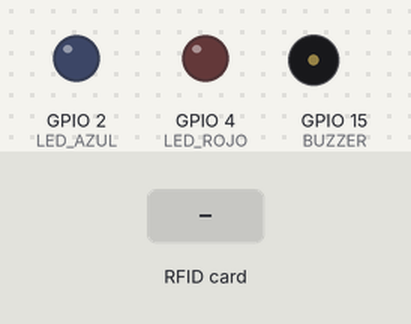
The sketch below on a simulated ESP32. Shown: output pins drawn as LEDs (lit = HIGH), buzzer (waves = sounding). The inputs (shaded band) are chosen by the test bench. WiFi joins after 1.5 s; servers stay silent unless stated; what the sketch prints to the serial monitor is not drawn.

Above: at 2.7 s.
2.8 s: RFID card 5E 7A 19 C4 held to the reader
At 3.2 s:
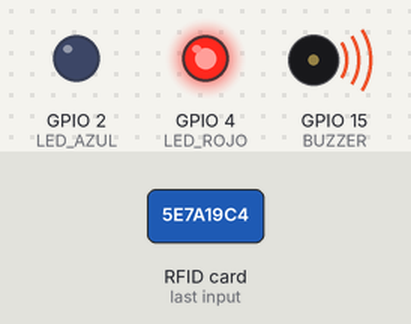
At 3.9 s:
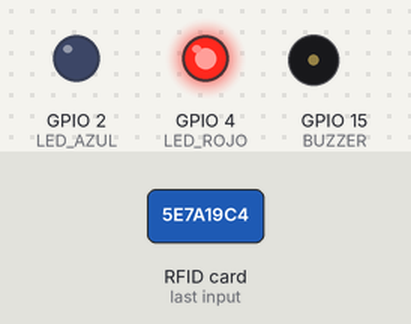
5.8 s: RFID card 42 21 29 07 held to the reader
At 6.8 s:
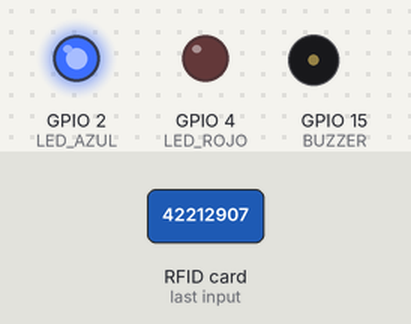
Timing chart, 0 to 9.3 s (numbered marks = the images above; inputs shaded):
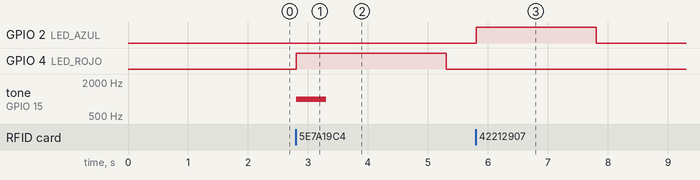

The sketch:

rfid3.ino
```cpp
#include <Wire.h>
#include <Adafruit_PN532.h>
#include <WiFi.h>
#include <UbidotsEsp32Mqtt.h>

#define SDA_PIN 21
#define SCL_PIN 22
#define LED_AZUL 2
#define LED_ROJO 4
#define BUZZER 15

Adafruit_PN532 nfc(SDA_PIN, SCL_PIN);

// UID autorizado
byte UID_AUTORIZADO[] = {0x42, 0x21, 0x29, 0x07};

// WiFi
const char* WIFI_SSID = "ITT_D1";
const char* WIFI_PASS = "todossomostecnm";

// Ubidots
const char* TOKEN = "BBUS-hw1FEHvK3xXVyFQKFAxGmkCFKddjvO";
const char* DEVICE_LABEL = "esp32";

Ubidots ubidots(TOKEN);

void setup() {
  Serial.begin(115200);
  Wire.begin(SDA_PIN, SCL_PIN);

  nfc.begin();
  if (!nfc.getFirmwareVersion()) {
    Serial.println("No se encontró el PN532");
    while (1);
  }
  nfc.SAMConfig();

  pinMode(LED_AZUL, OUTPUT);
  pinMode(LED_ROJO, OUTPUT);
  pinMode(BUZZER, OUTPUT);

  WiFi.begin(WIFI_SSID, WIFI_PASS);
  while (WiFi.status() != WL_CONNECTED) {
    delay(500);
    Serial.print(".");
  }
  Serial.println("WiFi conectado");

  ubidots.setup();
  ubidots.reconnect();

  Serial.println("Escanea una tarjeta NFC...");
}

void loop() {
  ubidots.loop();

  uint8_t uid[7];
  uint8_t uidLength;
  if (!nfc.readPassiveTargetID(PN532_MIFARE_ISO14443A, uid, &uidLength)) {
    return;
  }

  bool tarjeta_autorizada = true;
  for (byte i = 0; i < uidLength; i++) {
    if (i < sizeof(UID_AUTORIZADO) && uid[i] != UID_AUTORIZADO[i]) {
      tarjeta_autorizada = false;
    }
  }

  if (tarjeta_autorizada) {
    Serial.println("ACCESO AUTORIZADO");
    digitalWrite(LED_AZUL, HIGH);
    digitalWrite(LED_ROJO, LOW);
    noTone(BUZZER);
    ubidots.add("acceso", 1);  // enviar a Ubidots
  } else {
    Serial.println("ACCESO RECHAZADO");
    digitalWrite(LED_AZUL, LOW);
    digitalWrite(LED_ROJO, HIGH);
    tone(BUZZER, 1000);
    delay(500);
    noTone(BUZZER);
    ubidots.add("acceso", 0);
  }

  ubidots.publish(DEVICE_LABEL);

  delay(2000);
  digitalWrite(LED_AZUL, LOW);
  digitalWrite(LED_ROJO, LOW);
}
```

Measured:
- after the input at 2.8 s, GPIO 4 (LED_ROJO): LOW → HIGH at once, → LOW 2.5 s later; tone on GPIO 15 (BUZZER): silent → 1000 Hz at once, → silent 0.50 s later
- after the input at 5.8 s, GPIO 2 (LED_AZUL): LOW → HIGH at once, → LOW 2.0 s later
